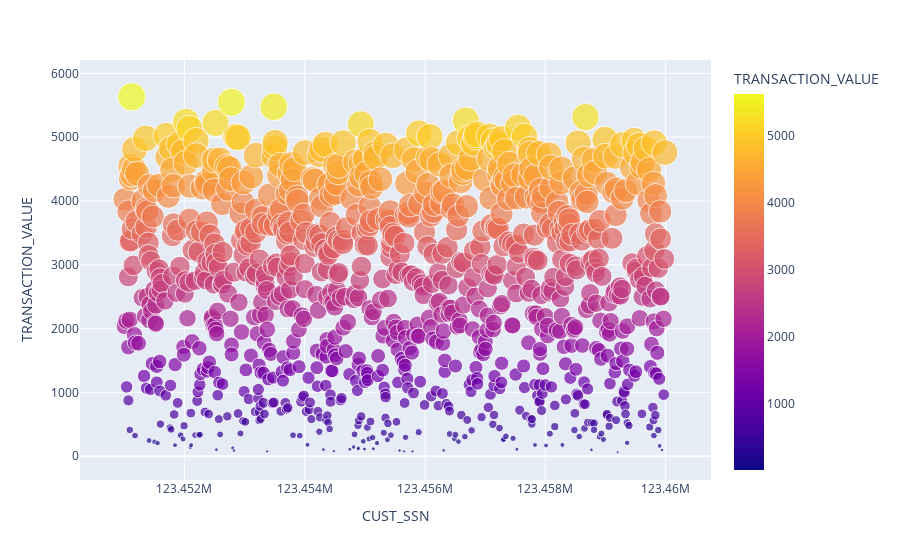

Notebook code cell kept with this figure:
### Code cell
#Find and plot the sum of all transactions for each customer, and which customer has the highest transaction amount. hint(use CUST_SSN).
grouped = cdf.groupby('CUST_SSN')['TRANSACTION_ID'].count().reset_index()
grouped2 = cdf.groupby('CUST_SSN')['TRANSACTION_VALUE'].sum().reset_index()
hv_customer = grouped2.sort_values(by=['TRANSACTION_VALUE'], ascending=False).head(1)

fig = px.scatter(grouped2, x='CUST_SSN', y='TRANSACTION_VALUE', size="TRANSACTION_VALUE", color='TRANSACTION_VALUE') #What kind of company publishes SSNs in a chart, this one (•_•)  ( •_•)>⌐■-■  (⌐■_■)
fig.show()

### Figure 1 — Plotly figure (JSON) as saved in the notebook; plotly's stock layout.template omitted (floating-point values rounded to 4 significant figures; data arrays with more than 128 entries replaced by an {"elided": "..."} marker saying what was removed)
{"data": [{"hovertemplate": "CUST_SSN=%{x}<br>TRANSACTION_VALUE=%{marker.color}<extra></extra>", "legendgroup": "", "marker": {"color": {"elided": "952 float values"}, "coloraxis": "coloraxis", "size": {"elided": "952 float values"}, "sizemode": "area", "sizeref": 14.08, "symbol": "circle"}, "mode": "markers", "name": "", "orientation": "v", "showlegend": false, "type": "scatter", "x": {"elided": "952 int values"}, "xaxis": "x", "y": {"elided": "952 float values"}, "yaxis": "y"}], "layout": {"coloraxis": {"colorbar": {"title": {"text": "TRANSACTION_VALUE"}}, "colorscale": [[0, "#0d0887"], [0.1111, "#46039f"], [0.2222, "#7201a8"], [0.3333, "#9c179e"], [0.4444, "#bd3786"], [0.5556, "#d8576b"], [0.6667, "#ed7953"], [0.7778, "#fb9f3a"], [0.8889, "#fdca26"], [1, "#f0f921"]]}, "legend": {"itemsizing": "constant", "tracegroupgap": 0}, "margin": {"t": 60}, "xaxis": {"anchor": "y", "domain": [0, 1], "title": {"text": "CUST_SSN"}}, "yaxis": {"anchor": "x", "domain": [0, 1], "title": {"text": "TRANSACTION_VALUE"}}}}
